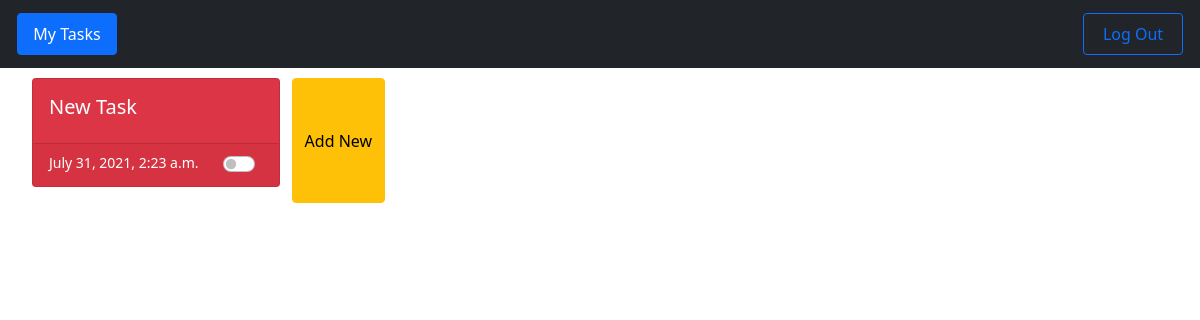
The page /todo/ (signed in) on the database as committed earlier.
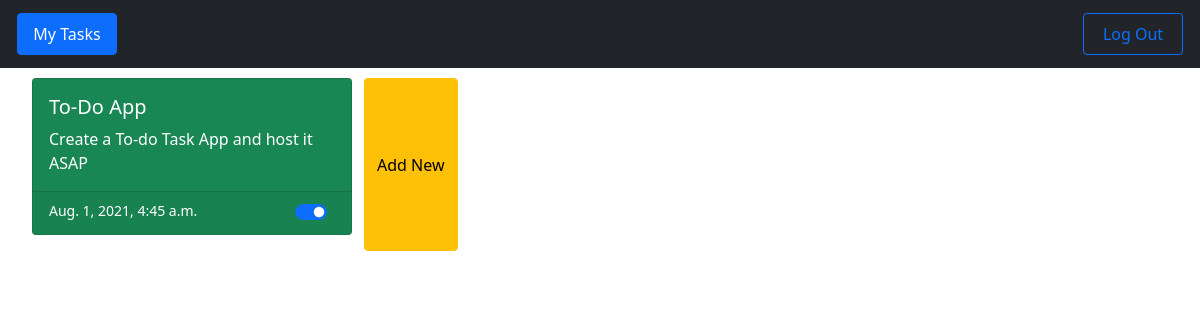
The same page on the database as committed later.
### todo/models.py (models this page shows)
class Task(models.Model):
    STATUS_CHOICES = (
        ("open", "Open"),
        ("closed", "Closed"),
    )
    title = models.CharField(max_length = 64, )
    description = models.CharField(max_length = 500, blank=True )
    timestamp = models.DateTimeField(auto_now_add=True)
    status = models.CharField(max_length = 10, choices = STATUS_CHOICES, default = 'open')

### todo/views.py (the view)
# urls.py: path("", views.index, name="index"),
def index(request):
    if request.user.is_authenticated:
        UserTask.objects.get_or_create(user = request.user)
        return render(request, "todo/index.html",{
            "UserTask" : UserTask.objects.filter(user = request.user)
        })
    else:
        return HttpResponseRedirect(reverse("todo:login"))

### cart/context_processors.py (called while the page is built)
def cart(request):
    return {'cart': Cart(request)}

### todo/templates/todo/index.html (shortened to what this page needs)
{% extends "todo/layout.html" %}
{% load static %}
{% block body %}
  <div class="row row-cols-1 row-cols-md-auto g-4">
    {% for i in UserTask %}
      {% for j in i.tasks.all %}
        <div class="col">
          <a href="{% url 'todo:task' j.id %}" style="text-decoration:none">
            {% if j.status == "open" %}
              <div class="card text-white bg-success mb-3" id="task{{ j.id }}" style="max-width: 20rem;">
                <div class="card-body">
                  <h5 class="card-title">{{ j.title }}</h5>
                  <p class="card-text">{{ j.description }}</p>
                </div>
                <div class="card-footer">
                  <span class="row">
                    <small class="col-auto me-auto">{{ j.timestamp }}</small>
                    <span class="ms-auto col-auto">
                      <span class="form-check form-switch">
                        <form class="form" action="{% url 'todo:status' j.id %}?next=index" id="form{{ j.id }}" method="post">
                          <input name="status{{ j.id }}" class="form-check-input" type="checkbox" id="status{{ j.id }}"  onclick='statusClick({{ j.id }});'  data-bs-toggle="tooltip" data-bs-placement="top" title="Check to mark as Open Task" checked>
                        </form>
                      </span>
                    </span>
                  </span>
                </div>
              </div>
            {% else %}
              <div class="card text-white bg-danger mb-3" id="task{{ j.id }}" style="max-width: 20rem;">
                <div class="card-body">
                  <h5 class="card-title">{{ j.title }}</h5>
                </div>
                <div class="card-footer">
                  <span class="row">
                    <small class="col-auto me-auto">{{ j.timestamp }}</small>
                    <span class="ms-auto col-auto">
                      <span class="form-check form-switch">
                        <form class="form" action="{% url 'todo:status' j.id %}?next=index" id="form{{ j.id }}" method="post">
                          <input name="status{{ j.id }}" class="form-check-input" type="checkbox" id="status{{ j.id }}"  onclick='statusClick({{ j.id }});'  data-bs-toggle="tooltip" data-bs-placement="top" title="Check to mark as Open Task">
                        </form>
                      </span>
                    </span>
                  </span>
                </div>
              </div>
            {% endif %}
          </a>
        </div>
      {% endfor %}
    {% endfor %}
    <button type="button" class="btn btn-warning" name="button" data-bs-target="#AddModal" data-bs-toggle="modal">Add New</button>
  </div>
{% endblock %}

### todo/templates/todo/layout.html (shortened to what this page needs)
{% load static %}
<!DOCTYPE html>
<html lang="en">
  <head>
    <link rel="preload" as="style" href="https://cdn.jsdelivr.net/gh/devicons/devicon@master/devicon.min.css" onload="this.onload=null;this.rel='stylesheet'">
    <link href="https://cdn.jsdelivr.net/npm/bootstrap@5.0.0-beta1/dist/css/bootstrap.min.css" rel="stylesheet">
    <link rel="preload" as="style" href="https://cdn.jsdelivr.net/gh/devicons/devicon@master/devicon.min.css" onload="this.onload=null;this.rel='stylesheet'">
    <link rel="stylesheet" href="{% static 'todo/styles.css' %}?{% now 'U' %}">
  </head>
  <body class="bg-white text-black">
    {% if request.user.is_authenticated %}
      <nav class="navbar navbar-expand-lg navbar-dark bg-dark">
        <div class="container-fluid">
          <div class="collapse navbar-collapse" id="navbarSupportedContent">
            <ul class="navbar-nav me-auto mb-2 mb-lg-0">
              <li class="nav-item">
                <a href="{% url 'todo:index' %}" class="nav-link btn btn-outline-primary active">My Tasks</a>
              </li>
          </div>
          <a class="nav-item nav-link btn btn-outline-primary" href="{% url 'todo:logout' %}">Log Out</a>
        </div>
      </nav>
      <main id="mailbox-container" role="main">
        <div class="container-fluid">
          {% block body %}
          {% endblock %}
        </div>
      </main>
    {% else %}
        {% block login %}
        {% endblock %}
    {% endif %}
  </body>
</html>

### static/todo/styles.css (style rules this page uses)
html { min-height: 100%; }
body { height: -webkit-fill-available; }
.nav-link { min-width: 100px; max-width: 100px; }
.nav-item { margin: 5px 5px; }
#mailbox-container { padding: 10px 20px; }

Rows that differ between the two databases and show on the page:
removed Task: title "New Task", timestamp "July 31, 2021, 2:23 a.m."
added Task: title "To-Do App", description "Create a To-do Task App and host it ASAP", timestamp "Aug. 1, 2021, 4:45 a.m."
